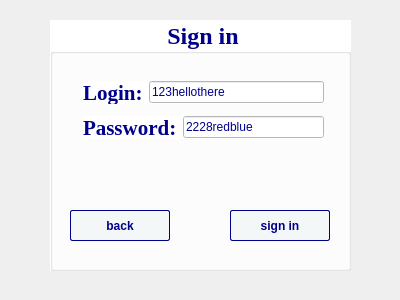
<?xml version="1.0" encoding="UTF-8"?>
<ui version="4.0">
 <class>sign_in</class>
 <widget class="QDialog" name="sign_in">
  <property name="geometry">
   <rect>
    <x>0</x>
    <y>0</y>
    <width>400</width>
    <height>300</height>
   </rect>
  </property>
  <property name="windowTitle">
   <string>Dialog</string>
  </property>
  <widget class="QLabel" name="background_image">
   <property name="geometry">
    <rect>
     <x>0</x>
     <y>0</y>
     <width>401</width>
     <height>301</height>
    </rect>
   </property>
   <property name="text">
    <string/>
   </property>
   <property name="pixmap">
    <pixmap>../images/back_ground_3.jpeg</pixmap>
   </property>
   <property name="scaledContents">
    <bool>true</bool>
   </property>
  </widget>
  <widget class="QGroupBox" name="groupBox">
   <property name="geometry">
    <rect>
     <x>50</x>
     <y>20</y>
     <width>301</width>
     <height>251</height>
    </rect>
   </property>
   <property name="font">
    <font>
     <family>Times New Roman</family>
     <pointsize>18</pointsize>
     <bold>true</bold>
    </font>
   </property>
   <property name="styleSheet">
    <string notr="true">color: darkblue;
background-color: white;</string>
   </property>
   <property name="title">
    <string>Sign in</string>
   </property>
   <property name="alignment">
    <set>Qt::AlignCenter</set>
   </property>
   <widget class="QPushButton" name="signIn">
    <property name="geometry">
     <rect>
      <x>180</x>
      <y>190</y>
      <width>100</width>
      <height>31</height>
     </rect>
    </property>
    <property name="styleSheet">
     <string notr="true">border-width: 1px;
border-style: solid;
border-color: darkblue;
border-radius: 2px;
font-weight: bold;
color: darkblue;
background-color: rgb(243, 247, 247);</string>
    </property>
    <property name="text">
     <string>sign in</string>
    </property>
   </widget>
   <widget class="QPushButton" name="back">
    <property name="geometry">
     <rect>
      <x>20</x>
      <y>190</y>
      <width>100</width>
      <height>31</height>
     </rect>
    </property>
    <property name="styleSheet">
     <string notr="true">border-width: 1px;
border-style: solid;
border-color: darkblue;
border-radius: 2px;
font-weight: bold;
color: darkblue;
background-color: rgb(243, 247, 247);</string>
    </property>
    <property name="text">
     <string>back</string>
    </property>
   </widget>
   <widget class="QWidget" name="layoutWidget">
    <property name="geometry">
     <rect>
      <x>33</x>
      <y>96</y>
      <width>241</width>
      <height>23</height>
     </rect>
    </property>
    <layout class="QHBoxLayout" name="horizontalLayout_2">
     <item>
      <widget class="QLabel" name="label_2">
       <property name="font">
        <font>
         <family>Times New Roman</family>
         <pointsize>16</pointsize>
         <bold>true</bold>
        </font>
       </property>
       <property name="styleSheet">
        <string notr="true">color: darkblue;</string>
       </property>
       <property name="text">
        <string>Password:</string>
       </property>
      </widget>
     </item>
     <item>
      <widget class="QLineEdit" name="password">
       <property name="text">
        <string>2228redblue</string>
       </property>
      </widget>
     </item>
    </layout>
   </widget>
   <widget class="QWidget" name="layoutWidget">
    <property name="geometry">
     <rect>
      <x>33</x>
      <y>61</y>
      <width>241</width>
      <height>23</height>
     </rect>
    </property>
    <layout class="QHBoxLayout" name="horizontalLayout">
     <property name="sizeConstraint">
      <enum>QLayout::SetDefaultConstraint</enum>
     </property>
     <item>
      <widget class="QLabel" name="label">
       <property name="font">
        <font>
         <family>Times New Roman</family>
         <pointsize>16</pointsize>
         <bold>true</bold>
        </font>
       </property>
       <property name="styleSheet">
        <string notr="true">color: darkblue;
background-color: white;</string>
       </property>
       <property name="text">
        <string>Login:</string>
       </property>
      </widget>
     </item>
     <item>
      <widget class="QLineEdit" name="logIn">
       <property name="text">
        <string>123hellothere</string>
       </property>
      </widget>
     </item>
    </layout>
   </widget>
  </widget>
 </widget>
 <resources/>
 <connections/>
</ui>
